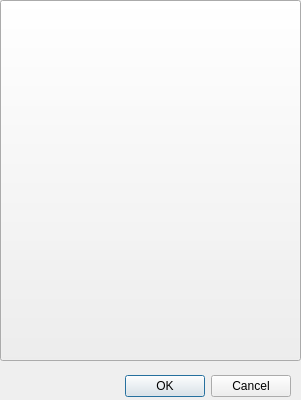
<?xml version="1.0" encoding="UTF-8"?>
<ui version="4.0">
 <class>Dialog</class>
 <widget class="QDialog" name="Dialog">
  <property name="geometry">
   <rect>
    <x>0</x>
    <y>0</y>
    <width>301</width>
    <height>400</height>
   </rect>
  </property>
  <property name="windowTitle">
   <string>Pay to designer</string>
  </property>
  <widget class="QDialogButtonBox" name="buttonBox">
   <property name="geometry">
    <rect>
     <x>120</x>
     <y>370</y>
     <width>171</width>
     <height>32</height>
    </rect>
   </property>
   <property name="orientation">
    <enum>Qt::Horizontal</enum>
   </property>
   <property name="standardButtons">
    <set>QDialogButtonBox::Cancel|QDialogButtonBox::Ok</set>
   </property>
  </widget>
  <widget class="QPushButton" name="pushButton">
   <property name="geometry">
    <rect>
     <x>0</x>
     <y>0</y>
     <width>301</width>
     <height>361</height>
    </rect>
   </property>
   <property name="styleSheet">
    <string notr="true">border-image: url(:/new/prefix2/pay.bmp);</string>
   </property>
   <property name="text">
    <string/>
   </property>
  </widget>
 </widget>
 <resources/>
 <connections>
  <connection>
   <sender>buttonBox</sender>
   <signal>accepted()</signal>
   <receiver>Dialog</receiver>
   <slot>accept()</slot>
   <hints>
    <hint type="sourcelabel">
     <x>248</x>
     <y>254</y>
    </hint>
    <hint type="destinationlabel">
     <x>157</x>
     <y>274</y>
    </hint>
   </hints>
  </connection>
  <connection>
   <sender>buttonBox</sender>
   <signal>rejected()</signal>
   <receiver>Dialog</receiver>
   <slot>reject()</slot>
   <hints>
    <hint type="sourcelabel">
     <x>316</x>
     <y>260</y>
    </hint>
    <hint type="destinationlabel">
     <x>286</x>
     <y>274</y>
    </hint>
   </hints>
  </connection>
 </connections>
</ui>
